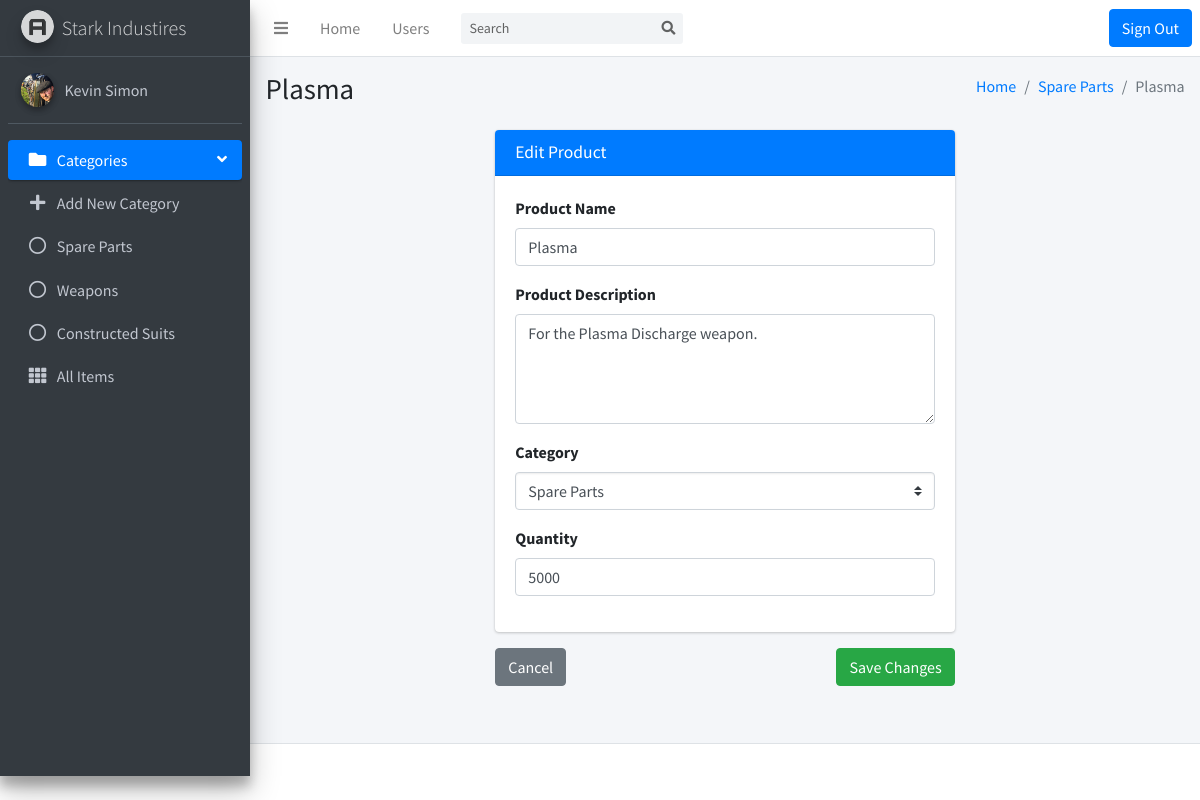
Page /product-edit.php?productedit=10&forcategory=Spare Parts (signed in) on the committed database.
### tables this page shows
CREATE TABLE `categories` (
  `idCategory` int(11) NOT NULL,
  `nameCategory` varchar(100) NOT NULL
);

CREATE TABLE `products` (
  `idProduct` int(11) NOT NULL,
  `nameProduct` varchar(100) NOT NULL,
  `descProduct` longtext NOT NULL,
  `amountProduct` int(11) NOT NULL,
  `categoryid` int(11) NOT NULL,
  `dateAdded` date NOT NULL
);

### product-edit.php (the view, shortened to what this page needs)
<?php
  include('header.php');
  include('includes/dbh.inc.php');
  $forCategory = htmlspecialchars($_GET['forcategory']);
  $productId = htmlspecialchars($_GET['productedit']);
  $sql = "SELECT * FROM products WHERE idProduct='$productId'";
  if($result = mysqli_query($conn, $sql)) {
    if(mysqli_num_rows($result) > 0) {
      while($row = mysqli_fetch_array($result)) {
        $productName = $row['nameProduct'];
        $productDesc = $row['descProduct'];
        $productQuantity = $row['amountProduct'];
      }
    }
  }
?>
<body class="hold-transition sidebar-mini">
  <div class="wrapper">
    <div class="content-wrapper">
      <section class="content-header">
        <div class="container-fluid">
          <div class="row mb-2">
            <div class="col-sm-6">
              <h1><?= $productName; ?></h1>
            </div>
            <div class="col-sm-6">
              <ol class="breadcrumb float-sm-right">
                <li class="breadcrumb-item"><a href="index.php">Home</a></li>
                <li class="breadcrumb-item"><a
                    href="category.php?category=<?= $forCategory; ?>"><?= $forCategory; ?></a></li>
                <li class="breadcrumb-item active"><?= $productName; ?></li>
              </ol>
            </div>
          </div>
        </div>
      </section>
      <section class="content">
        <div class="row justify-content-center">
          <div class="col-md-6">
            <div class="card card-primary">
              <div class="card-header">
                <h3 class="card-title">Edit Product</h3>
              </div>
              <div class="card-body">
                <div class="form-group">
                  <form action="includes/itemchange.inc.php" method="post">
                    <label for="inputName">Product Name</label>
                    <input type="text" id="inputName" class="form-control" required name="p-name"
                      value="<?= $productName; ?>">
                </div>
                <div class="form-group">
                  <label for="inputDescription">Product Description</label>
                  <textarea id="inputDescription" class="form-control" rows="4" required
                    name="p-description"><?= $productDesc; ?></textarea>
                </div>
                <div class="form-group">
                  <label for="p-category">Category</label>
                  <select class="form-control custom-select" required name="p-category">
                    <?php
                      echo '<option selected>'.$forCategory.'</option>';
                    ?>
                  </select>
                </div>
                <div class="form-group">
                  <label for="p-quantity">Quantity</label>
                  <input type="number" name="p-quantity" id="quantity" class="form-control"
                    value="<?= $productQuantity; ?>" step="1">
                </div>
              </div>
            </div>
          </div>
        </div>
        <div class="row justify-content-center">
          <div class="col-6">
            <a href="category.php?category=<?= $forCategory; ?>" class="btn btn-secondary">Cancel</a>
            <button type="submit" class="btn btn-success float-right" name="editItem">Save Changes</button>
          </div>
        </div>
      </section>
    </div>
    <?php
  include('footer.php');
?>

### header.php (shortened to what this page needs)
<!DOCTYPE html>
<html lang="en">
<head>
  <link rel="stylesheet" href="plugins/fontawesome-free/css/all.min.css">
  <link rel="stylesheet" href="dist/css/adminlte.min.css">
</head>
<body class="hold-transition sidebar-mini">
  <div class="wrapper">
    <nav class="main-header navbar navbar-expand navbar-white navbar-light">
      <ul class="navbar-nav">
        <li class="nav-item">
          <a class="nav-link" data-widget="pushmenu" href="#" role="button"><i class="fas fa-bars"></i></a>
        </li>
        <li class="nav-item d-none d-sm-inline-block">
          <a href="index.php" class="nav-link">Home</a>
        </li>
        <li class="nav-item d-none d-sm-inline-block">
          <a href="contacts.php" class="nav-link">Users</a>
        </li>
      </ul>
      <form class="form-inline ml-3" action="search.php" method="post">
        <div class="input-group input-group-sm">
          <input name="search" class="form-control form-control-navbar" type="search" placeholder="Search" aria-label="Search">
          <div class="input-group-append">
            <button class="btn btn-navbar" type="submit" name="search-submit">
              <i class="fas fa-search"></i>
            </button>
          </div>
        </div>
      </form>
      <ul class="navbar-nav ml-auto">
        <li class="nav-item">
          <form action="includes/logout.inc.php" method="post">
            <button type="submit" class="btn btn-primary btn-block" name="logout-submit">Sign Out</button>
          </form>
        </li>
      </ul>
    </nav>
    <aside class="main-sidebar sidebar-dark-primary elevation-4">
      <a href="index.php" class="brand-link">
        <img src="dist/img/AdminLTELogo.png" alt="AdminLTE Logo" class="brand-image img-circle elevation-3"
          style="opacity: .8">
        <span class="brand-text font-weight-light">Stark Industires</span>
      </a>
      <div class="sidebar">
        <div class="user-panel mt-3 pb-3 mb-3 d-flex">
          <div class="image">
            <?php
              include('includes/dbh.inc.php');
              $sql = "SELECT * FROM users";
              $result = mysqli_query($conn, $sql);
              if (mysqli_num_rows($result) > 0) {
                if ($row = mysqli_fetch_assoc($result)) {
                  $userId = $_SESSION['userId'];
                  $picId = $_SESSION['userPic'];
                  $fileName = "uploads/".$picId."*";
                  $filePath = glob($fileName);
                  $fileExt = explode(".", $filePath['0']);
                  $fileActualExt = $fileExt[1];
                  if ($userId == $picId) {
                    $profilePic = "uploads/".$picId."."."$fileActualExt";
                  } else {
                    $profilePic = "uploads/profile_default_image_stkindustries2020.jpg";
                  }
                  if ($row['picUsers'] == $userId) {
                    echo '<img src="'.$profilePic.'?'.mt_rand().'" class="img-circle elevation-2" alt="User Image">';
                  } else {
                    echo '<img src="'.$profilePic.'" class="img-circle elevation-2" alt="Default User Image">';
                  }
                }
              }
            ?>
          </div>
          <div class="info">
            <a href="profile.php" class="d-block"><?= $_SESSION["userName"]; ?></a>
          </div>
        </div>
        <nav class="mt-2">
          <ul class="nav nav-pills nav-sidebar flex-column" data-widget="treeview" role="menu" data-accordion="false">
            <li class="nav-item has-treeview menu-open">
              <a href="#" class="nav-link active">
                <i class="nav-icon fas fa-folder"></i>
                <p>
                  Categories
                  <i class="right fas fa-angle-left"></i>
                </p>
              </a>
              <ul class="nav nav-treeview">
                <li class="nav-item">
                  <a href="category-add.php" class="nav-link">
                    <i class="fas fa-plus nav-icon"></i>
                    <p>Add New Category</p>
                  </a>
                </li>
                <?php
                  include('dbh.inc.php');
                  $sql = "SELECT * FROM categories";
                  if($result = mysqli_query($conn, $sql)) {
                    if(mysqli_num_rows($result) > 0) {
                      while($row = mysqli_fetch_array($result)) {
                        $category = $row['nameCategory'];
                        echo
                          '<li class="nav-item">
                            <a href="category.php?category='.$category.'" class="nav-link">
                              <i class="far fa-circle nav-icon"></i>
                            <p>'.$category.'</p>
                            </a>
                          </li>';
                      }
                    }
                  }
                ?>
              </ul>
            </li>
            <li class="nav-item">
              <a href="allproducts.php" class="nav-link">
                <i class="nav-icon fas fa-th"></i>
                <p>
                  All Items
                </p>
              </a>
            </li>
          </ul>
        </nav>
      </div>
    </aside>

### rows in the picture
categories: nameCategory "Spare Parts"
categories: nameCategory "Weapons"
categories: nameCategory "Constructed Suits"
products: nameProduct "Plasma", p-name "Plasma", p-description "For the Plasma Discharge weapon.", p-quantity "5000"

### other values in the picture
$_SESSION["userName"] "Kevin Simon"
$forCategory "Spare Parts"
form field p-category "Spare Parts"
